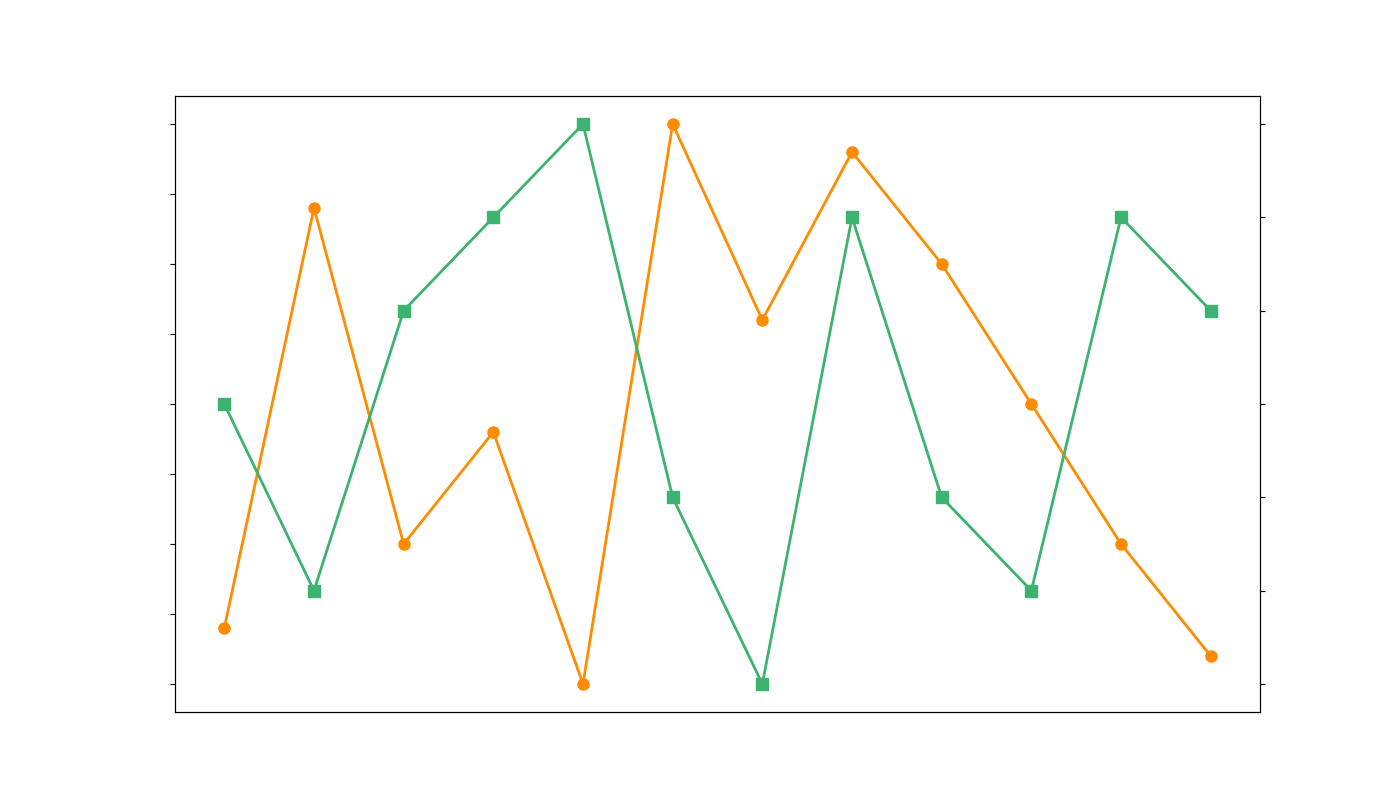

This chart was generated by the following Python code:
import matplotlib.pyplot as plt
import numpy as np

months = np.array(['Jan', 'Feb', 'Mar', 'Apr', 'May', 'Jun', 'Jul', 'Aug', 'Sep', 'Oct', 'Nov', 'Dec'])
temperatures = np.array([7, 22, 10, 14, 5, 25, 18, 24, 20, 15, 10, 6])
rainfall = np.array([60, 50, 65, 70, 75, 55, 45, 70, 55, 50, 70, 65])

fig, ax1 = plt.subplots(figsize=(14, 8))

color_temp = 'DarkOrange'
ax1.plot(months, temperatures, color=color_temp, marker='o', markersize=8, linestyle='-', linewidth=2)
ax1.tick_params(axis='y', labelcolor=color_temp, labelleft=False)  # Remove y-axis labels

ax2 = ax1.twinx()
color_rain = 'MediumSeaGreen'
ax2.plot(months, rainfall, color=color_rain, marker='s', markersize=8, linestyle='-', linewidth=2)
ax2.tick_params(axis='y', labelcolor=color_rain, labelright=False)  # Remove y-axis labels

ax1.tick_params(axis='x', which='both', bottom=False, top=False, labelbottom=False)  # Remove x-axis labels

plt.show()
